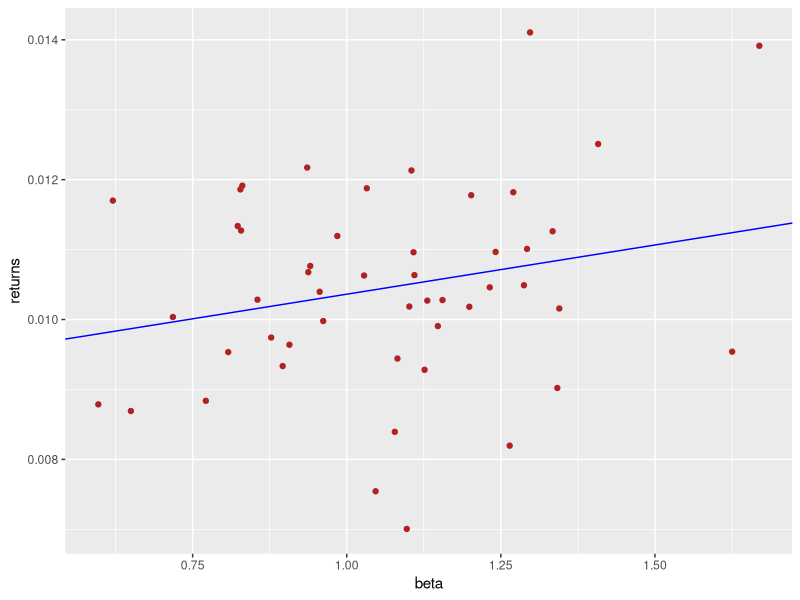
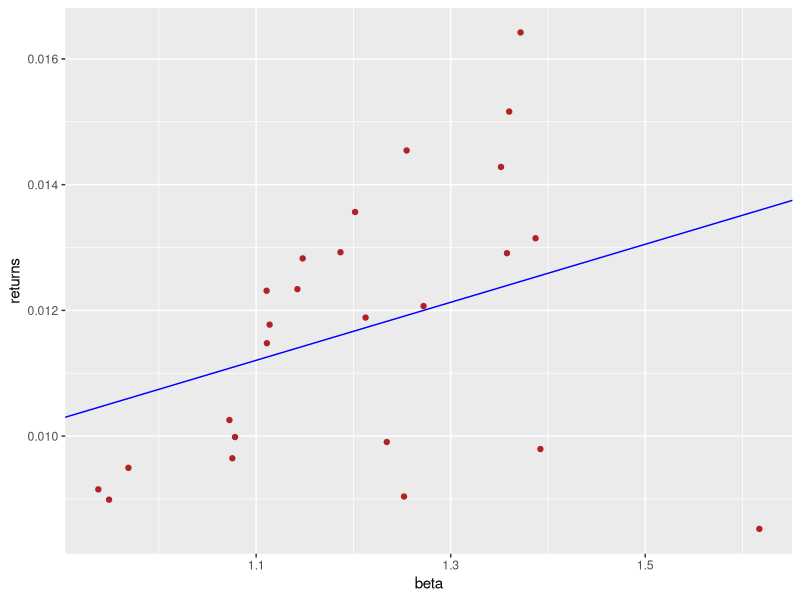

The R source for these figures, in order: (Note: this script raises an error after producing the figures.)
library(readr)
library(ggplot2)

setwd("~/Applied_Quant_Finance")
rm(list=ls())

#Question 1B
raw_market <- read_csv("PS3_Market.csv")
raw_market <- raw_market / 100
raw_market$excess <- raw_market$`Mkt-RF` - raw_market$RF
rf_return <- mean(raw_market$RF)
raw_industry <- read_csv("PS3_Industry_Returns.csv")
raw_industry <- raw_industry / 100

raw_industry[raw_industry <= -.99] <- NA
beta_vector = as.numeric()

for (i in 2:50){
  temp <- data.frame(Date = raw_industry$Date, industry = raw_industry[,i])
  merged_temp <- merge(temp, raw_market, by="Date")
  merged_temp <- subset(merged_temp, !is.na(merged_temp$industry)) #LOOK HERE EMILY
  beta <- cov(merged_temp$industry, merged_temp$excess)/var(merged_temp$excess)
  beta_vector <- c(beta_vector, beta)
}

gam_zero_vector = c()
gam_one_vector = c()
for (i in 1:1069){
  returns_vector <- t(as.matrix(raw_industry[i,2:50]))
  reg_df <- data.frame(returns = returns_vector[,1], betas = beta_vector)
  reg_df <- subset(reg_df, !is.na(reg_df$returns))
  model <- lm(returns ~ betas, data = reg_df)
  gamma_zero <- coef(summary(model))[1,1]
  gam_zero_vector <- c(gam_zero_vector, gamma_zero)
  gamma_one <- coef(summary(model))[2,1]
  gam_one_vector <- c(gam_one_vector, gamma_one)
}

gam_zero_mean <- mean(gam_zero_vector)
gam_one_mean <- mean(gam_one_vector)

gz_st_err <- sd(gam_zero_vector) / sqrt(1069)
go_st_err <- sd(gam_one_vector) / sqrt(1069)

gz_t <- gam_zero_mean / gz_st_err
go_t <- gam_one_mean / go_st_err

gz_t_2 <- (gam_zero_mean - rf_return) / gz_st_err
go_t_2 <- (gam_one_mean - mean(raw_market$excess)) / go_st_err

#1C
avg_rtn <- sapply(raw_industry[,2:50], mean, na.rm=TRUE)
model <- lm(avg_rtn ~ beta_vector)
coef_vector <- c(coef(summary(model))[1,1], coef(summary(model))[2,1])
st_err_vector <- c(coef(summary(model))[1,2], coef(summary(model))[2,2])

#1D
plot_df = data.frame(returns = avg_rtn, beta = beta_vector)
first_plot <- ggplot(data = plot_df, aes(x = beta, y = returns)) + 
              geom_point(color = "firebrick") +
              geom_abline(slope = coef_vector[2], intercept = coef_vector[1], color = "blue")


#1F
industry_size <- read_csv("PS3_Industry_Size.csv")
industry_beme <- read_csv("PS3_Industry_BEME.csv")
industry_size[industry_size <= -.99] <- NA
industry_beme[industry_beme <= -.99] <- NA
expanded_beme <- industry_beme[1,]
for (i in 1:90){
  for (j in 1:12){
    expanded_beme <- rbind(expanded_beme, industry_beme[i,])
  }
}
expanded_beme <- expanded_beme[8:1081,1:50]
expanded_beme <- expanded_beme[1:1069, 1:50]

gam_zero_vector2 = c()
gam_one_vector2 = c()
gam_size_vector2 = c()
gam_beme_vector2 = c()

for (i in 13:1069){
  returns_vector <- t(as.matrix(raw_industry[i,2:50]))
  beme_vector <- t(as.matrix(expanded_beme[(i-12), 2:50]))
  size_vector <- t(as.matrix(industry_size[(i-1), 2:50]))
  
  reg_df <- data.frame(returns = returns_vector[,1], betas = beta_vector, known_size = size_vector[,1], beme = beme_vector[,1])
  reg_df <- subset(reg_df, !is.na(reg_df$returns))
  reg_df <- subset(reg_df, !is.na(reg_df$known_size))
  reg_df <- subset(reg_df, !is.na(reg_df$beme))
  
  model <- lm(returns ~ betas + log(known_size) + log(beme), data = reg_df)
  
  gamma_zero <- coef(summary(model))[1,1]
  gam_zero_vector2 <- c(gam_zero_vector2, gamma_zero)
  gamma_one <- coef(summary(model))[2,1]
  gam_one_vector2 <- c(gam_one_vector2, gamma_one)
  gamma_size <- coef(summary(model))[3,1]
  gam_size_vector2 <- c(gam_size_vector2, gamma_size)
  gamma_beme <- coef(summary(model))[4,1]
  gam_beme_vector2 <- c(gam_beme_vector2, gamma_beme)
}

g_z_mean2 <- mean(gam_zero_vector2)
g_o_mean2 <- mean(gam_one_vector2)
g_size_mean2 <- mean(gam_size_vector2)
g_beme_mean2 <- mean(gam_beme_vector2)


#2B
raw_portfolio <- read_csv("PS3_Custom_Returns.csv")
raw_portfolio <- raw_portfolio / 100
raw_portfolio[raw_portfolio <= -.99] <- NA

port_beta_vector <- as.numeric()
for (i in 2:26){
  temp <- data.frame(Date = raw_portfolio$Date, portfolio = raw_portfolio[,i])
  merged_temp <- merge(temp, raw_market, by="Date")
  merged_temp <- subset(merged_temp, !is.na(merged_temp$portfolio))
  beta <- cov(merged_temp$portfolio, merged_temp$excess)/var(merged_temp$excess)
  port_beta_vector <- c(port_beta_vector, beta)
}

port_gam_zero_vector = c()
port_gam_one_vector = c()
for (i in 1:1073){
  returns_vector <- t(as.matrix(raw_portfolio[i,2:26]))
  reg_df <- data.frame(returns = returns_vector[,1], betas = port_beta_vector)
  reg_df <- subset(reg_df, !is.na(reg_df$returns))
  model <- lm(returns ~ betas, data = reg_df)
  gamma_zero <- coef(summary(model))[1,1]
  port_gam_zero_vector <- c(gam_zero_vector, gamma_zero)
  gamma_one <- coef(summary(model))[2,1]
  port_gam_one_vector <- c(gam_one_vector, gamma_one)
}

port_gam_zero_mean <- mean(port_gam_zero_vector)
port_gam_one_mean <- mean(port_gam_one_vector)

port_gz_st_err <- sd(port_gam_zero_vector) / sqrt(1069)
port_go_st_err <- sd(port_gam_one_vector) / sqrt(1069)

port_gz_t <- port_gam_zero_mean / port_gz_st_err
port_go_t <- port_gam_one_mean / port_go_st_err

#2C
avg_port_rtn <- sapply(raw_portfolio[,2:26], mean, na.rm=TRUE)
model <- lm(avg_port_rtn ~ port_beta_vector)
port_coef_vector <- c(coef(summary(model))[1,1], coef(summary(model))[2,1])
port_st_err_vector <- c(coef(summary(model))[1,2], coef(summary(model))[2,2])

#2D
plot_port_df = data.frame(returns = avg_port_rtn, beta = port_beta_vector)
second_plot <- ggplot(data = plot_port_df, aes(x = beta, y = returns)) + 
               geom_point(color = "firebrick") +
               geom_abline(slope = port_coef_vector[2], intercept = port_coef_vector[1], color = "blue")
#2F
portfolio_size <- read_csv("PS3_Custom_Size.csv")
portfolio_beme <- read_csv("PS3_Custom_BEME.csv")
portfolio_size[portfolio_size <= -.99] <- NA
portfolio_beme[portfolio_beme <= -.99] <- NA
expanded_beme <- portfolio_beme[1,]
for (i in 1:90){
  for (j in 1:12){
    expanded_beme <- rbind(expanded_beme, portfolio_beme[i,])
  }
}
expanded_beme <- expanded_beme[8:1081,1:25]

gam_zero_vector2 = c()
gam_one_vector2 = c()
gam_size_vector2 = c()
gam_beme_vector2 = c()

for (i in 13:1069){
  returns_vector <- t(as.matrix(raw_industry[i,2:50]))
  beme_vector <- t(as.matrix(expanded_beme[(i-12), 2:50]))
  size_vector <- t(as.matrix(industry_size[(i-1), 2:50]))
  
  reg_df <- data.frame(returns = returns_vector[,1], betas = beta_vector, known_size = size_vector[,1], beme = beme_vector[,1])
  reg_df <- subset(reg_df, !is.na(reg_df$returns))
  reg_df <- subset(reg_df, !is.na(reg_df$known_size))
  reg_df <- subset(reg_df, !is.na(reg_df$beme))
  
  model <- lm(returns ~ betas + log(known_size) + log(beme), data = reg_df)
  
  gamma_zero <- coef(summary(model))[1,1]
  gam_zero_vector2 <- c(gam_zero_vector2, gamma_zero)
  gamma_one <- coef(summary(model))[2,1]
  gam_one_vector2 <- c(gam_one_vector2, gamma_one)
  gamma_size <- coef(summary(model))[3,1]
  gam_size_vector2 <- c(gam_size_vector2, gamma_size)
  gamma_beme <- coef(summary(model))[4,1]
  gam_beme_vector2 <- c(gam_beme_vector2, gamma_beme)
}

g_z_mean2 <- mean(gam_zero_vector2)
g_o_mean2 <- mean(gam_one_vector2)
g_size_mean2 <- mean(gam_size_vector2)
g_beme_mean2 <- mean(gam_beme_vector2)
